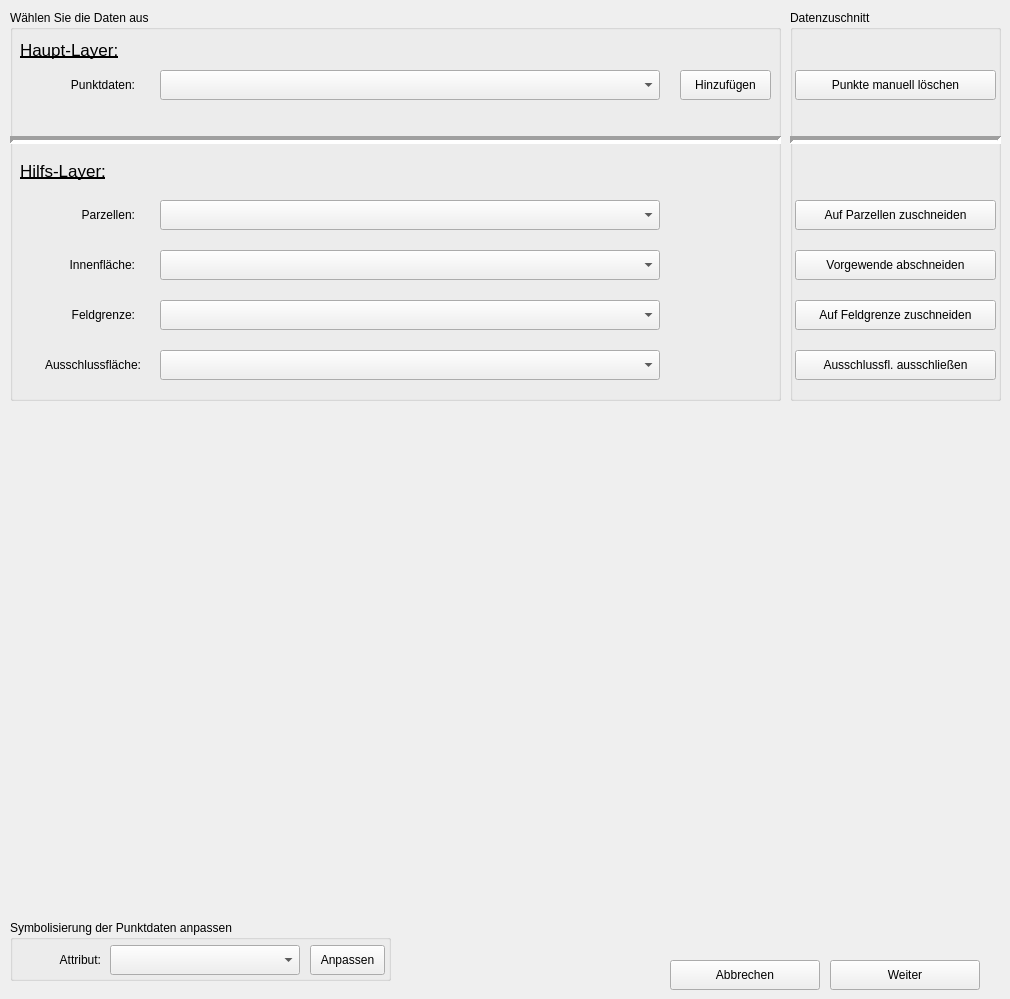
       <widget class="QWidget" name="tab_1">
        <attribute name="title">
         <string>Daten</string>
        </attribute>
        <widget class="QGroupBox" name="groupBox_Daten">
         <property name="geometry">
          <rect>
           <x>10</x>
           <y>10</y>
           <width>771</width>
           <height>391</height>
          </rect>
         </property>
         <property name="title">
          <string>Wählen Sie die Daten aus</string>
         </property>
         <widget class="QgsMapLayerComboBox" name="mMapLayerComboBox_Daten">
          <property name="geometry">
           <rect>
            <x>150</x>
            <y>60</y>
            <width>500</width>
            <height>30</height>
           </rect>
          </property>
          <property name="currentIndex">
           <number>-1</number>
          </property>
          <property name="allowEmptyLayer">
           <bool>true</bool>
          </property>
         </widget>
         <widget class="QgsMapLayerComboBox" name="mMapLayerComboBox_Parzellen">
          <property name="geometry">
           <rect>
            <x>150</x>
            <y>190</y>
            <width>500</width>
            <height>30</height>
           </rect>
          </property>
          <property name="currentIndex">
           <number>-1</number>
          </property>
          <property name="allowEmptyLayer">
           <bool>true</bool>
          </property>
         </widget>
         <widget class="QgsMapLayerComboBox" name="mMapLayerComboBox_Innenflaeche">
          <property name="geometry">
           <rect>
            <x>150</x>
            <y>240</y>
            <width>500</width>
            <height>30</height>
           </rect>
          </property>
          <property name="currentIndex">
           <number>-1</number>
          </property>
          <property name="allowEmptyLayer">
           <bool>true</bool>
          </property>
         </widget>
         <widget class="QLabel" name="label">
          <property name="geometry">
           <rect>
            <x>34</x>
            <y>60</y>
            <width>91</width>
            <height>30</height>
           </rect>
          </property>
          <property name="text">
           <string>Punktdaten:</string>
          </property>
          <property name="alignment">
           <set>Qt::AlignRight|Qt::AlignTrailing|Qt::AlignVCenter</set>
          </property>
         </widget>
         <widget class="QLabel" name="label_2">
          <property name="geometry">
           <rect>
            <x>24</x>
            <y>190</y>
            <width>101</width>
            <height>30</height>
           </rect>
          </property>
          <property name="text">
           <string>Parzellen:</string>
          </property>
          <property name="alignment">
           <set>Qt::AlignRight|Qt::AlignTrailing|Qt::AlignVCenter</set>
          </property>
         </widget>
         <widget class="QLabel" name="label_3">
          <property name="geometry">
           <rect>
            <x>24</x>
            <y>240</y>
            <width>101</width>
            <height>30</height>
           </rect>
          </property>
          <property name="text">
           <string>Innenfläche:</string>
          </property>
          <property name="alignment">
           <set>Qt::AlignRight|Qt::AlignTrailing|Qt::AlignVCenter</set>
          </property>
         </widget>
         <widget class="QPushButton" name="pushButton">
          <property name="geometry">
           <rect>
            <x>670</x>
            <y>60</y>
            <width>91</width>
            <height>30</height>
           </rect>
          </property>
          <property name="text">
           <string>Hinzufügen</string>
          </property>
         </widget>
         <widget class="QgsMapLayerComboBox" name="mMapLayerComboBox_Feldgrenze">
          <property name="geometry">
           <rect>
            <x>150</x>
            <y>290</y>
            <width>500</width>
            <height>30</height>
           </rect>
          </property>
          <property name="currentIndex">
           <number>-1</number>
          </property>
          <property name="allowEmptyLayer">
           <bool>true</bool>
          </property>
         </widget>
         <widget class="QLabel" name="label_4">
          <property name="geometry">
           <rect>
            <x>24</x>
            <y>290</y>
            <width>101</width>
            <height>30</height>
           </rect>
          </property>
          <property name="text">
           <string>Feldgrenze:</string>
          </property>
          <property name="alignment">
           <set>Qt::AlignRight|Qt::AlignTrailing|Qt::AlignVCenter</set>
          </property>
         </widget>
         <widget class="QgsMapLayerComboBox" name="mMapLayerComboBox_AF">
          <property name="geometry">
           <rect>
            <x>150</x>
            <y>340</y>
            <width>500</width>
            <height>30</height>
           </rect>
          </property>
          <property name="currentIndex">
           <number>-1</number>
          </property>
          <property name="allowEmptyLayer">
           <bool>true</bool>
          </property>
         </widget>
         <widget class="QLabel" name="label_5">
          <property name="geometry">
           <rect>
            <x>0</x>
            <y>340</y>
            <width>131</width>
            <height>30</height>
           </rect>
          </property>
          <property name="text">
           <string>Ausschlussfläche:</string>
          </property>
          <property name="alignment">
           <set>Qt::AlignRight|Qt::AlignTrailing|Qt::AlignVCenter</set>
          </property>
         </widget>
         <widget class="Line" name="line">
          <property name="geometry">
           <rect>
            <x>0</x>
            <y>120</y>
            <width>771</width>
            <height>20</height>
           </rect>
          </property>
          <property name="frameShadow">
           <enum>QFrame::Sunken</enum>
          </property>
          <property name="lineWidth">
           <number>4</number>
          </property>
          <property name="midLineWidth">
           <number>0</number>
          </property>
          <property name="orientation">
           <enum>Qt::Horizontal</enum>
          </property>
         </widget>
         <widget class="QLabel" name="label_hLayer">
          <property name="geometry">
           <rect>
            <x>10</x>
            <y>140</y>
            <width>131</width>
            <height>41</height>
           </rect>
          </property>
          <property name="font">
           <font>
            <pointsize>13</pointsize>
            <weight>50</weight>
            <bold>false</bold>
            <underline>true</underline>
           </font>
          </property>
          <property name="text">
           <string>Hilfs-Layer:</string>
          </property>
         </widget>
         <widget class="QLabel" name="label_hLayer_2">
          <property name="geometry">
           <rect>
            <x>10</x>
            <y>30</y>
            <width>111</width>
            <height>19</height>
           </rect>
          </property>
          <property name="font">
           <font>
            <pointsize>13</pointsize>
            <weight>50</weight>
            <bold>false</bold>
            <underline>true</underline>
           </font>
          </property>
          <property name="text">
           <string>Haupt-Layer:</string>
          </property>
         </widget>
        </widget>
        <widget class="QGroupBox" name="groupBox_Zuschnitt">
         <property name="geometry">
          <rect>
           <x>790</x>
           <y>10</y>
           <width>211</width>
           <height>391</height>
          </rect>
         </property>
         <property name="title">
          <string>Datenzuschnitt</string>
         </property>
         <widget class="QPushButton" name="cutFB">
          <property name="geometry">
           <rect>
            <x>5</x>
            <y>240</y>
            <width>201</width>
            <height>30</height>
           </rect>
          </property>
          <property name="text">
           <string>Vorgewende abschneiden</string>
          </property>
         </widget>
         <widget class="QPushButton" name="cutPlot">
          <property name="geometry">
           <rect>
            <x>5</x>
            <y>190</y>
            <width>201</width>
            <height>30</height>
           </rect>
          </property>
          <property name="text">
           <string>Auf Parzellen zuschneiden</string>
          </property>
         </widget>
         <widget class="QPushButton" name="cutPoints">
          <property name="geometry">
           <rect>
            <x>5</x>
            <y>60</y>
            <width>201</width>
            <height>30</height>
           </rect>
          </property>
          <property name="text">
           <string>Punkte manuell löschen</string>
          </property>
         </widget>
         <widget class="QPushButton" name="cutFG">
          <property name="geometry">
           <rect>
            <x>5</x>
            <y>290</y>
            <width>201</width>
            <height>30</height>
           </rect>
          </property>
          <property name="text">
           <string>Auf Feldgrenze zuschneiden</string>
          </property>
         </widget>
         <widget class="QPushButton" name="cutAF">
          <property name="geometry">
           <rect>
            <x>5</x>
            <y>340</y>
            <width>201</width>
            <height>30</height>
           </rect>
          </property>
          <property name="text">
           <string>Ausschlussfl. ausschließen</string>
          </property>
         </widget>
         <widget class="Line" name="line_2">
          <property name="geometry">
           <rect>
            <x>0</x>
            <y>120</y>
            <width>211</width>
            <height>20</height>
           </rect>
          </property>
          <property name="frameShadow">
           <enum>QFrame::Sunken</enum>
          </property>
          <property name="lineWidth">
           <number>4</number>
          </property>
          <property name="orientation">
           <enum>Qt::Horizontal</enum>
          </property>
         </widget>
        </widget>
        <widget class="QPushButton" name="exitButton">
         <property name="geometry">
          <rect>
           <x>670</x>
           <y>960</y>
           <width>150</width>
           <height>30</height>
          </rect>
         </property>
         <property name="text">
          <string>Abbrechen</string>
         </property>
        </widget>
        <widget class="QGroupBox" name="groupBox_Symbol">
         <property name="geometry">
          <rect>
           <x>10</x>
           <y>920</y>
           <width>381</width>
           <height>61</height>
          </rect>
         </property>
         <property name="title">
          <string>Symbolisierung der Punktdaten anpassen</string>
         </property>
         <widget class="QComboBox" name="columnComboBox">
          <property name="geometry">
           <rect>
            <x>100</x>
            <y>25</y>
            <width>190</width>
            <height>30</height>
           </rect>
          </property>
         </widget>
         <widget class="QPushButton" name="SymbButton">
          <property name="geometry">
           <rect>
            <x>300</x>
            <y>25</y>
            <width>75</width>
            <height>30</height>
           </rect>
          </property>
          <property name="text">
           <string>Anpassen</string>
          </property>
         </widget>
         <widget class="QLabel" name="label_6">
          <property name="geometry">
           <rect>
            <x>20</x>
            <y>25</y>
            <width>71</width>
            <height>30</height>
           </rect>
          </property>
          <property name="text">
           <string>Attribut:</string>
          </property>
          <property name="alignment">
           <set>Qt::AlignRight|Qt::AlignTrailing|Qt::AlignVCenter</set>
          </property>
         </widget>
        </widget>
        <widget class="QPushButton" name="WeiterButton">
         <property name="geometry">
          <rect>
           <x>830</x>
           <y>960</y>
           <width>150</width>
           <height>30</height>
          </rect>
         </property>
         <property name="text">
          <string>Weiter</string>
         </property>
        </widget>
        <widget class="QWidget" name="mapWidget" native="true">
         <property name="geometry">
          <rect>
           <x>0</x>
           <y>410</y>
           <width>1001</width>
           <height>501</height>
          </rect>
         </property>
        </widget>
       </widget>
